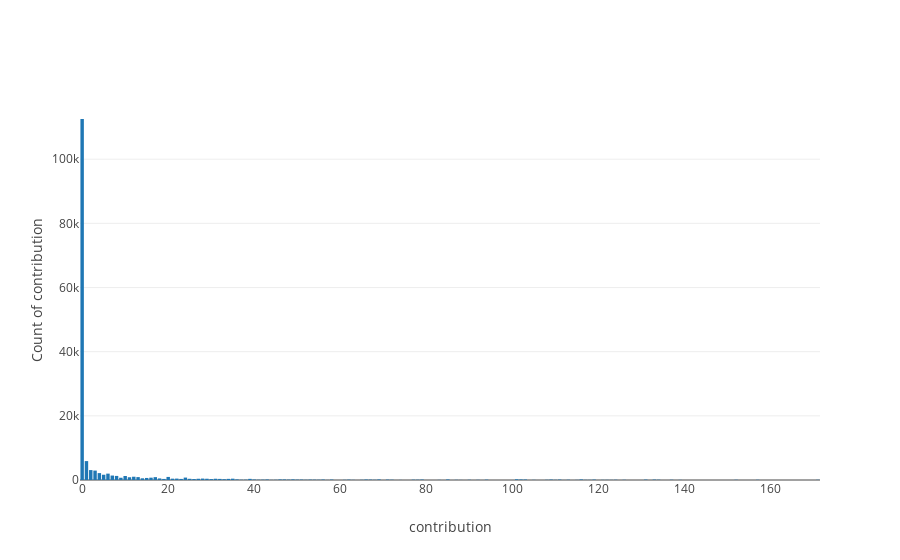

The notebook cell saved with this chart:
### Code cell
temp = dataset['contribution'].value_counts().sort_values(ascending=False)

trace = go.Bar(
    x = temp.index,
    y = (temp)
)
data = [trace]
layout = go.Layout(
    title = "",
    xaxis=dict(
        title='contribution'
    ),
    yaxis=dict(
        title='Count of contribution'
        )
)

fig = go.Figure(data=data, layout=layout)
py.iplot(fig)

### Figure 1 — Plotly figure (JSON) as saved in the notebook; plotly's stock layout.template omitted (floating-point values rounded to 4 significant figures)
{"data": [{"type": "bar", "uid": "e8aad5a7-7288-406e-898c-93dc8a78c137", "x": [0, 1, 2, 3, 4, 6, 5, 7, 8, 10, 12, 20, 13, 17, 11, 24, 16, 9, 15, 14, 18, 28, 22, 21, 35, 29, 31, 27, 25, 39, 34, 32, 23, 19, 26, 30, 33, 101, 49, 36, 116, 46, 69, 85, 47, 102, 43, 66, 40, 103, 109, 56, 79, 119, 58, 111, 51, 133, 131, 71, 67, 53, 48, 50, 62, 94, 54, 42, 77, 38, 41, 78, 134, 37, 72, 113, 124, 55, 137, 52, 152, 45, 157, 68, 171, 108, 90, 126, 65, 61, 110, 117, 87, 92, 122, 121, 105, 118, 63, 115, 139, 44, 83, 123, 74, 57, 88, 112], "y": [112530, 5892, 3092, 2932, 2151, 1985, 1643, 1387, 1272, 1254, 1021, 958, 903, 890, 861, 752, 727, 700, 640, 529, 488, 442, 435, 414, 409, 393, 392, 387, 375, 356, 351, 344, 338, 335, 299, 285, 248, 217, 187, 181, 177, 175, 173, 172, 165, 164, 158, 152, 151, 151, 140, 140, 137, 132, 132, 131, 128, 128, 124, 122, 121, 120, 112, 112, 112, 105, 103, 102, 98, 97, 87, 87, 84, 83, 83, 82, 79, 78, 75, 73, 73, 69, 69, 69, 67, 64, 64, 63, 63, 60, 58, 57, 56, 54, 52, 51, 51, 50, 47, 44, 44, 42, 42, 40, 32, 28, 28, 18]}], "layout": {"title": {"text": ""}, "xaxis": {"title": {"text": "contribution"}}, "yaxis": {"title": {"text": "Count of contribution"}}}}
